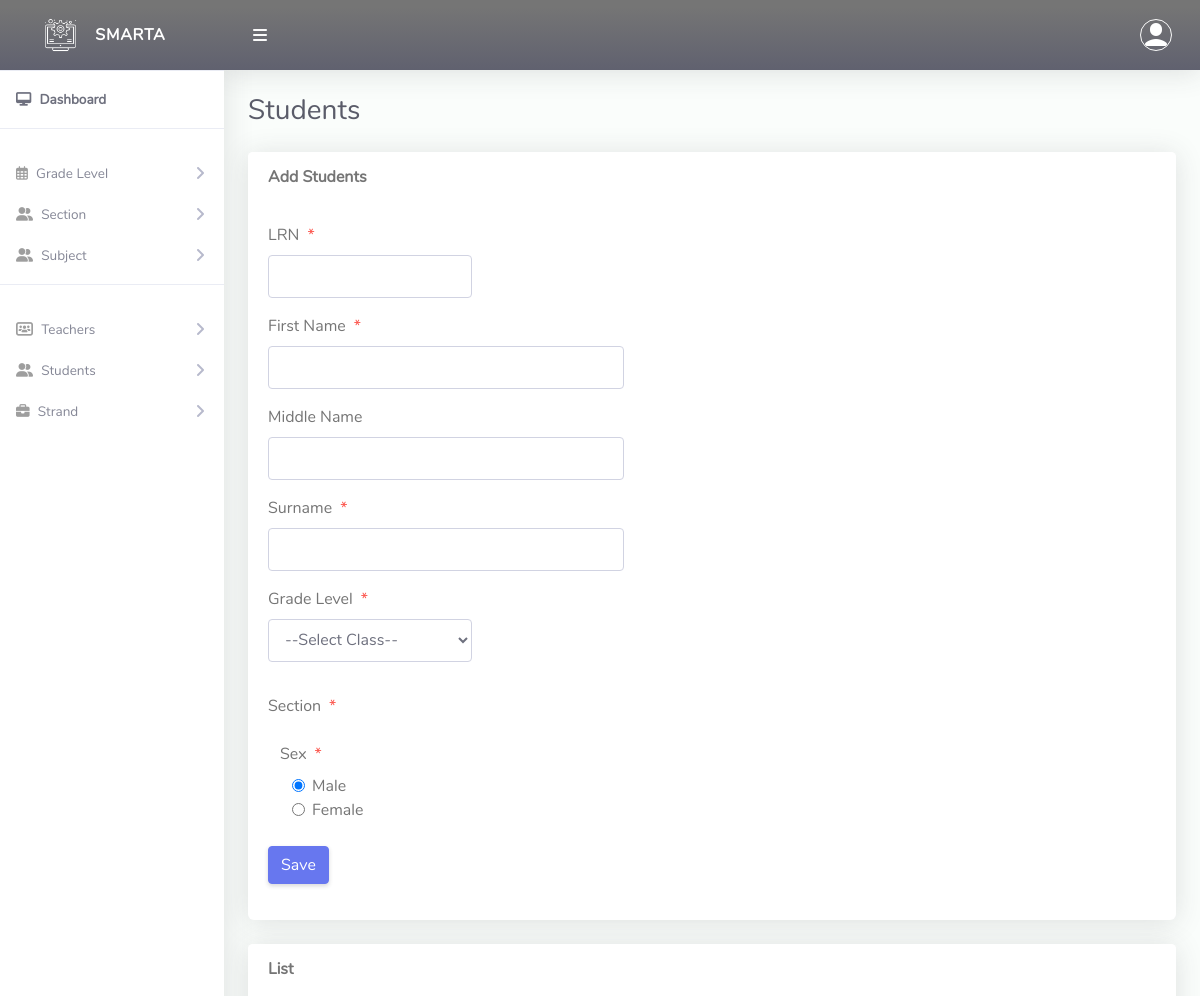
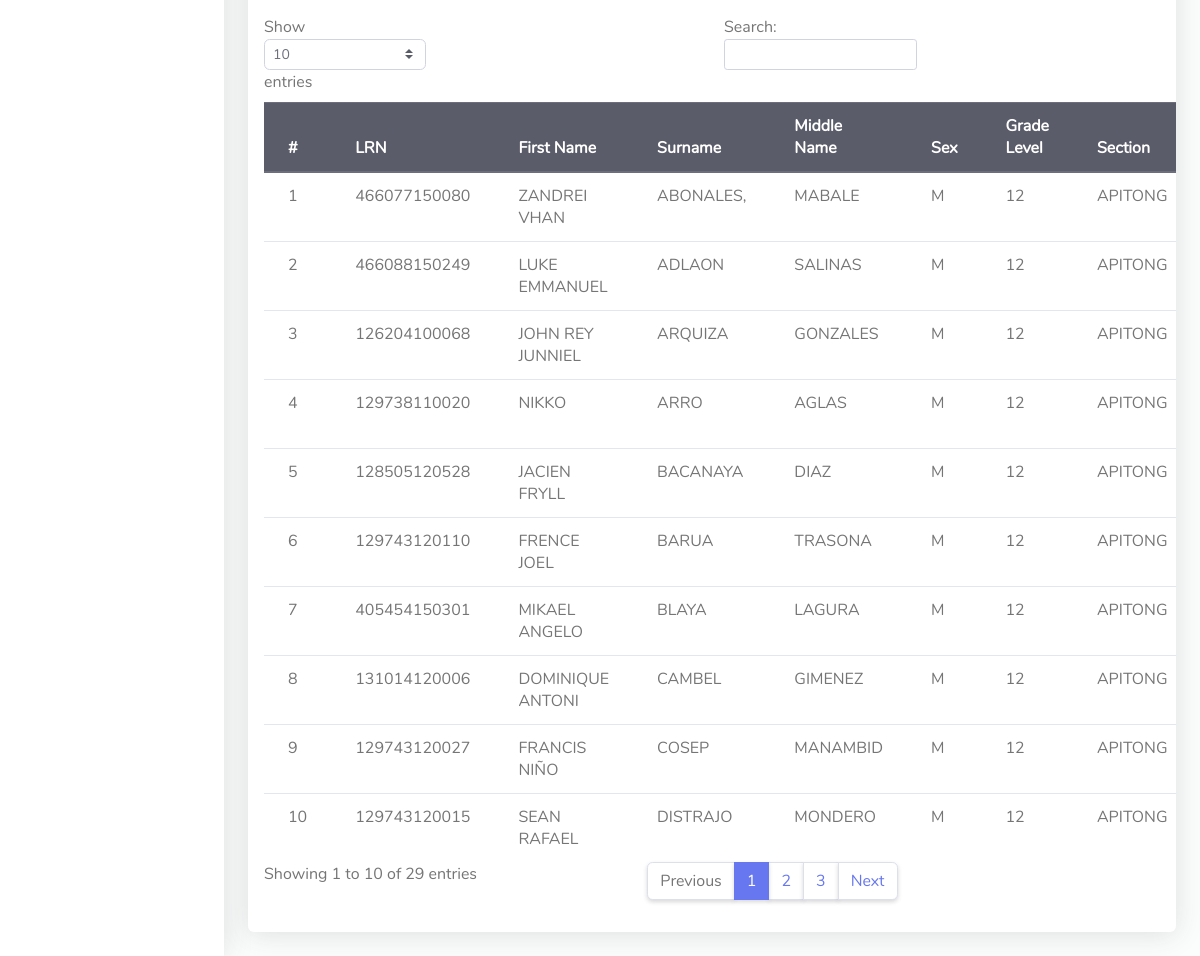
Page /Admin/createStudents.php on the committed database (2 pictures, top to bottom).
### tables this page shows
CREATE TABLE `tblstudents` (
  `Id` int(10) NOT NULL,
  `firstName` varchar(255) NOT NULL,
  `lastName` varchar(255) NOT NULL,
  `otherName` varchar(255) NOT NULL,
  `sex` varchar(10) NOT NULL,
  `admissionNumber` varchar(255) NOT NULL,
  `password` varchar(50) NOT NULL,
  `classId` varchar(10) NOT NULL,
  `classArmId` varchar(10) NOT NULL,
  `dateCreated` varchar(50) NOT NULL
);

CREATE TABLE `tblclass` (
  `Id` int(10) NOT NULL,
  `className` varchar(255) NOT NULL
);

CREATE TABLE `tblclassarms` (
  `Id` int(10) NOT NULL,
  `classId` varchar(10) NOT NULL,
  `classArmName` varchar(255) NOT NULL,
  `isAssigned` varchar(10) NOT NULL
);

### Admin/createStudents.php (the view, shortened to what this page needs)
<?php
include '../Includes/dbcon.php';
?>
<!DOCTYPE html>
<html lang="en">
<head>
  <link href="../vendor/fontawesome-free/css/all.min.css" rel="stylesheet" type="text/css">
  <link href="../vendor/bootstrap/css/bootstrap.min.css" rel="stylesheet" type="text/css">
  <link href="css/ruang-admin.min.css" rel="stylesheet">
  <link href="css/styler.css" rel="stylesheet" type="text/css">
</head>
<body id="page-top">
  <div id="wrapper">
    <?php include "Includes/sidebar.php"; ?>
    <div id="content-wrapper" class="d-flex flex-column">
      <div id="content">
        <?php include "Includes/topbar.php"; ?>
        <div class="container-fluid" id="container-wrapper">
          <div class="d-sm-flex align-items-center justify-content-between mb-4">
            <h1 class="h3 mb-0 text-gray-800">Students</h1>
          </div>
          <div class="row">
            <div class="col-lg-12">
              <div class="card mb-4">
                <div class="card-header py-3 d-flex flex-row align-items-center justify-content-between">
                  <h6 class="m-0 font-weight-bold text-secondary">Add Students</h6>
                </div>
                <div class="card-body">
                  <form method="post">
                    <div class="form-group row mb-3">
                      <div class="col-xl-3">
                          <label class="form-control-label">LRN<span
                            class="text-danger ml-2">*</span></label>
                        <input type="number" class="form-control" required name="admissionNumber"
                          value="<?php echo $row['admissionNumber']; ?>" id="exampleInputFirstName">
                      </div>
                    </div>
                    <div class="form-group row mb-3">
                      <div class="col-xl-5">
                      <label class="form-control-label">First Name<span class="text-danger ml-2">*</span></label>
                        <input type="text" required class="form-control" name="firstName" value="<?php echo $row['firstName']; ?>"
                          id="exampleInputFirstName">
                      </div>
                    </div>
                    <div class="form-group row mb-3">
                      <div class="col-xl-5">
                        <label class="form-control-label">Middle Name</label>
                        <input type="text" class="form-control" name="otherName" value="<?php echo $row['otherName']; ?>"
                          id="exampleInputFirstName">
                      </div>
                    </div>
                      <div class="form-group row mb-3">
                      <div class="col-xl-5">
                      <label class="form-control-label">Surname<span class="text-danger ml-2">*</span></label>
                        <input type="text" class="form-control" name="lastName" required value="<?php echo $row['lastName']; ?>"
                          id="exampleInputFirstName">
                      </div>
                    </div>
                    <div class="form-group row mb-3">
                      <div class="col-xl-3">
                        <label class="form-control-label">Grade Level<span class="text-danger ml-2">*</span></label>
                        <?php
                        $qry = "SELECT * FROM tblclass ORDER BY className ASC";
                        $result = $conn->query($qry);
                        $num = $result->num_rows;
                        if ($num > 0) {
                          echo ' <select required name="classId" onchange="classArmDropdown(this.value)" class="form-control mb-3">';
                          echo '<option value="">--Select Class--</option>';
                          echo '</select>';
                        }
                        ?>
                      </div>
                    </div>
                    <div class="form-group row mb-3">
                      <div class="col-xl-3">
                        <label class="form-control-label">Section<span class="text-danger ml-2">*</span></label>
                      </div>
                    </div>
                      <div class="col-xl-6">
                      <label class="form-control-label">Sex<span class="text-danger ml-2">*</span></label>
                          <div class="col-sm-4">
                            <div class="form-check">
                              <label class="form-check-label">
                                <input type="radio" class="form-check-input" name="sex" id="male" value="M" checked>
                                Male </label>
                            </div>
                          </div>
                          <div class="col-sm-5">
                            <div class="form-check">
                              <label class="form-check-label">
                                <input type="radio" class="form-check-input" name="sex" id="female" value="F"> Female
                              </label>
                            </div>
                          </div>
                      <br>
                    </div>
                    <?php
                    if (isset($Id)) {
                      ?>
                      <button type="submit" name="update" class="btn btn-info">Update</button>
                      <a href="createStudents.php" id="cancel" name="cancel" class="btn btn-warning">Back</a>
                      &nbsp;&nbsp;&nbsp;&nbsp;&nbsp;&nbsp;&nbsp;&nbsp;&nbsp;&nbsp;
                      <?php
                    } else {
                      ?>
                      <button type="submit" name="save" class="btn btn-primary">Save</button>
                      <?php
                    }
                    ?>
                  </form>
                </div>
              </div>
              <div class="row">
                <div class="col-lg-12">
                  <div class="card mb-4">
                    <div class="card-header py-3 d-flex flex-row align-items-center justify-content-between">
                      <h6 class="m-0 font-weight-bold text-secondary">List</h6>
                    </div>
                    <div class="table-responsive p-3">
                      <table class="table align-items-center table-flush table-hover" id="dataTableHover">
                        <thead class="thead-dark">
                          <tr>
                            <th>#</th>
                            <th>LRN</th>
                            <th>First Name</th>
                            <th>Surname</th>
                            <th>Middle Name</th>
                            <th>Sex</th>
                            <th>Grade Level</th>
                            <th>Section</th>
                          </tr>
                        </thead>
                        <tbody>
                          <?php
                          $query = "SELECT tblstudents.Id,tblclass.className,tblclassarms.classArmName,tblclassarms.Id AS classArmId,tblstudents.firstName,
                      tblstudents.lastName,tblstudents.otherName,tblstudents.sex,tblstudents.admissionNumber,tblstudents.dateCreated
                      FROM tblstudents
                      INNER JOIN tblclass ON tblclass.Id = tblstudents.classId
                      INNER JOIN tblclassarms ON tblclassarms.Id = tblstudents.classArmId";
                          $rs = $conn->query($query);
                          $num = $rs->num_rows;
                          $sn = 0;
                          if ($num > 0) {
                            while ($rows = $rs->fetch_assoc()) {
                              $sn = $sn + 1;
                              echo "
                              <tr>
                                <td>" . $sn . "</td>
                                <td>" . $rows['admissionNumber'] . "</td>
                                <td>" . $rows['firstName'] . "</td>
                                <td>" . $rows['lastName'] . "</td>
                                <td>" . $rows['otherName'] . "</td>
                                <td>" . $rows['sex'] . "</td>
                                <td>" . $rows['className'] . "</td>
                                <td>" . $rows['classArmName'] . "</td>
                                 <td>" . $rows['dateCreated'] . "</td>
                                <td><a href='?action=edit&Id=" . $rows['Id'] . "'>Edit</a> &nbsp;
                                <a onclick='javascript:confirmationDelete($(this));return false;' href='?action=delete&Id=" . $rows['Id'] . "'>Delete</a>
                                </td>
                              </tr>";
                            }
                          } else {
                            echo
                              "<div class='alert alert-danger' role='alert'>
                            No Record Found!
                            </div>";
                          }
                          ?>
                        </tbody>
                      </table>
                    </div>
                  </div>
                </div>
              </div>
            </div>
          </div>
        </div>
      </div>
    </div>
</body>
</html>

### Admin/css/styler.css (style rules this page uses)
input[type=number] { -moz-appearance: textfield; }

### rows in the picture
tblstudents: admissionNumber "466077150080", firstName "ZANDREI VHAN", lastName "ABONALES,", otherName "MABALE", sex "M", classId.className "12", classArmId.classArmName "APITONG"
tblstudents: admissionNumber "466088150249", firstName "LUKE EMMANUEL", lastName "ADLAON", otherName "SALINAS", sex "M", classId.className "12", classArmId.classArmName "APITONG"
tblstudents: admissionNumber "126204100068", firstName "JOHN REY JUNNIEL", lastName "ARQUIZA", otherName "GONZALES", sex "M", classId.className "12", classArmId.classArmName "APITONG"
tblstudents: admissionNumber "129738110020", firstName "NIKKO", lastName "ARRO", otherName "AGLAS", sex "M", classId.className "12", classArmId.classArmName "APITONG"
tblstudents: admissionNumber "128505120528", firstName "JACIEN FRYLL", lastName "BACANAYA", otherName "DIAZ", sex "M", classId.className "12", classArmId.classArmName "APITONG"
tblstudents: admissionNumber "129743120110", firstName "FRENCE JOEL", lastName "BARUA", otherName "TRASONA", sex "M", classId.className "12", classArmId.classArmName "APITONG"
tblstudents: admissionNumber "405454150301", firstName "MIKAEL ANGELO", lastName "BLAYA", otherName "LAGURA", sex "M", classId.className "12", classArmId.classArmName "APITONG"
tblstudents: admissionNumber "131014120006", firstName "DOMINIQUE ANTONI", lastName "CAMBEL", otherName "GIMENEZ", sex "M", classId.className "12", classArmId.classArmName "APITONG"
tblstudents: admissionNumber "129743120027", firstName "FRANCIS NIÑO", lastName "COSEP", otherName "MANAMBID", sex "M", classId.className "12", classArmId.classArmName "APITONG"
tblstudents: admissionNumber "129743120015", firstName "SEAN RAFAEL", lastName "DISTRAJO", otherName "MONDERO", sex "M", classId.className "12", classArmId.classArmName "APITONG"
